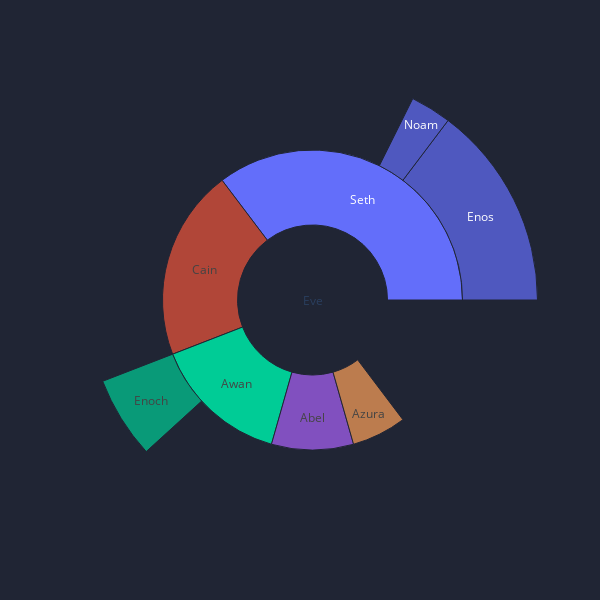

Notebook cell for this chart:
### Markdown cell above
## Sunburst

### Code cell
labels = ["Eve", "Cain", "Seth", "Enos", "Noam", "Abel", "Awan", "Enoch", "Azura"]
parents = ["", "Eve", "Eve", "Seth", "Seth", "Eve", "Eve", "Awan", "Eve" ]
values = [10, 14, 12, 10, 2, 6, 6, 4, 4]

layout = chart_styles(height=600, width=600)
traces = sunburst_chart(labels=labels, parents=parents, values=values)
display_chart(traces=traces, layout=layout)

### Figure 1 — Plotly figure (JSON) as saved in the notebook; plotly's stock layout.template omitted (floating-point values rounded to 4 significant figures)
{"data": [{"labels": ["Eve", "Cain", "Seth", "Enos", "Noam", "Abel", "Awan", "Enoch", "Azura"], "parents": ["", "Eve", "Eve", "Seth", "Seth", "Eve", "Eve", "Awan", "Eve"], "type": "sunburst", "values": [10, 14, 12, 10, 2, 6, 6, 4, 4]}], "layout": {"autosize": true, "height": 600, "legend": {"bordercolor": "#202534", "borderwidth": 0, "font": {"color": "lightgrey", "family": "sans-serif", "size": 12}, "itemclick": "toggle", "itemdoubleclick": "toggleothers", "orientation": "v", "traceorder": "normal", "valign": "middle", "x": 1, "xanchor": "left", "y": 1, "yanchor": "middle"}, "margin": {"b": 75, "l": 75, "pad": 10, "r": 50, "t": 75}, "paper_bgcolor": "#202534", "plot_bgcolor": "#202534", "showlegend": true, "title": {"font": {"color": "lightgrey", "family": "sans-serif", "size": 24}, "text": "", "x": 0.5}, "width": 600, "xaxis": {"autorange": true, "color": "lightgrey", "dtick": 1, "gridcolor": "#3d4152", "gridwidth": 0.5, "separatethousands": true, "showgrid": false, "showline": false, "showticklabels": true, "tickangle": 0, "tickfont": {"color": "lightgrey", "size": 13}, "tickformat": "", "tickmode": "auto", "ticks": "", "title": {"font": {"color": "lightgrey", "family": "sans-serif", "size": 18}, "text": ""}, "type": "-", "zeroline": false, "zerolinecolor": "grey"}, "yaxis": {"autorange": true, "color": "lightgrey", "dtick": 1, "gridcolor": "#3d4152", "gridwidth": 0.5, "separatethousands": true, "showgrid": true, "showline": false, "showticklabels": true, "tickangle": 0, "tickfont": {"color": "lightgrey", "size": 13}, "tickformat": "", "tickmode": "auto", "ticks": "", "title": {"font": {"color": "lightgrey", "family": "sans-serif", "size": 18}, "text": ""}, "type": "-", "zeroline": true, "zerolinecolor": "grey"}}}
